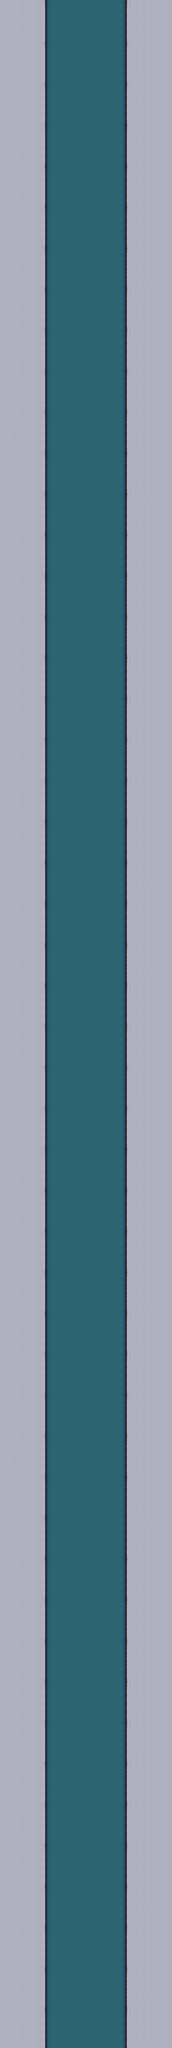

Tiled map render using the project's own tile images. Description and the map definition, with tile-layer contents summarised, below:
An orthogonal 21x250 tile map with 64x64 px tiles, 1 tile layer (块层 1).

<map version="1.0" orientation="orthogonal" renderorder="right-down" width="21" height="250" tilewidth="64" tileheight="64" nextobjectid="1">
 <tileset firstgid="1" name="GateOne" tilewidth="64" tileheight="64" tilecount="14">
  <image source="GateOne.png" width="448" height="128" />
 </tileset>
 <layer name="块层 1" width="21" height="250">
  <data>[5250 cells, 5250 non-empty, 9 distinct tile ids]</data>
 </layer>
</map>
